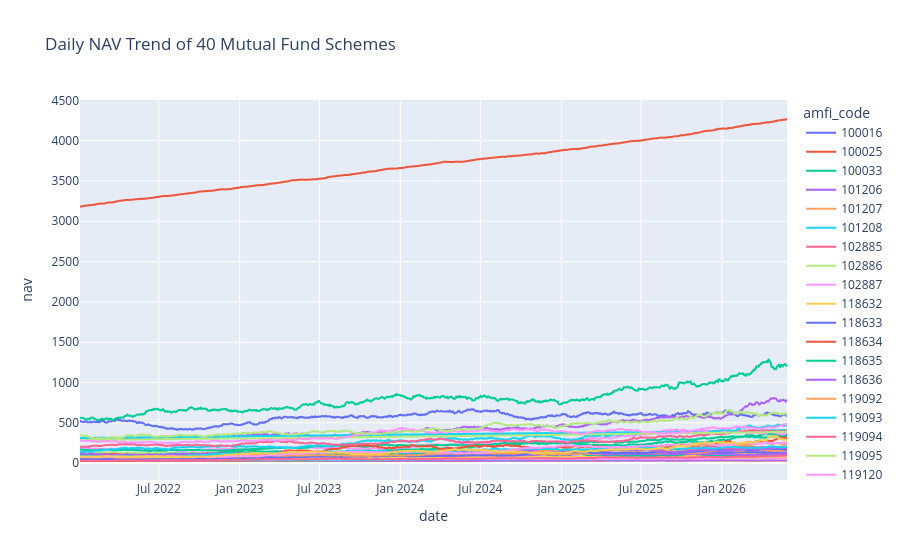

The code cell stored with this chart in its notebook:
### Markdown cell above
# NAV Trend Analysis (2022–2026)

This visualization shows the NAV movement of all mutual fund schemes from 2022 to 2026.

### Code cell
nav["date"] = pd.to_datetime(nav["date"])

fig = px.line(
    nav,
    x="date",
    y="nav",
    color="amfi_code",
    title="Daily NAV Trend of 40 Mutual Fund Schemes"
)

fig.show()

### Figure 1 — Plotly figure (JSON) as saved in the notebook; plotly's stock layout.template omitted (floating-point values rounded to 4 significant figures; data arrays with more than 128 entries replaced by an {"elided": "..."} marker saying what was removed)
{"data": [{"hovertemplate": "amfi_code=100016<br>date=%{x}<br>nav=%{y}<extra></extra>", "legendgroup": "100016", "line": {"color": "#636efa", "dash": "solid"}, "marker": {"symbol": "circle"}, "mode": "lines", "name": "100016", "showlegend": true, "type": "scattergl", "x": {"elided": "1150 str values"}, "xaxis": "x", "y": {"elided": "1150 float values"}, "yaxis": "y"}, {"hovertemplate": "amfi_code=100025<br>date=%{x}<br>nav=%{y}<extra></extra>", "legendgroup": "100025", "line": {"color": "#EF553B", "dash": "solid"}, "marker": {"symbol": "circle"}, "mode": "lines", "name": "100025", "showlegend": true, "type": "scattergl", "x": {"elided": "1150 str values"}, "xaxis": "x", "y": {"elided": "1150 float values"}, "yaxis": "y"}, {"hovertemplate": "amfi_code=100033<br>date=%{x}<br>nav=%{y}<extra></extra>", "legendgroup": "100033", "line": {"color": "#00cc96", "dash": "solid"}, "marker": {"symbol": "circle"}, "mode": "lines", "name": "100033", "showlegend": true, "type": "scattergl", "x": {"elided": "1150 str values"}, "xaxis": "x", "y": {"elided": "1150 float values"}, "yaxis": "y"}, {"hovertemplate": "amfi_code=101206<br>date=%{x}<br>nav=%{y}<extra></extra>", "legendgroup": "101206", "line": {"color": "#ab63fa", "dash": "solid"}, "marker": {"symbol": "circle"}, "mode": "lines", "name": "101206", "showlegend": true, "type": "scattergl", "x": {"elided": "1150 str values"}, "xaxis": "x", "y": {"elided": "1150 float values"}, "yaxis": "y"}, {"hovertemplate": "amfi_code=101207<br>date=%{x}<br>nav=%{y}<extra></extra>", "legendgroup": "101207", "line": {"color": "#FFA15A", "dash": "solid"}, "marker": {"symbol": "circle"}, "mode": "lines", "name": "101207", "showlegend": true, "type": "scattergl", "x": {"elided": "1150 str values"}, "xaxis": "x", "y": {"elided": "1150 float values"}, "yaxis": "y"}, {"hovertemplate": "amfi_code=101208<br>date=%{x}<br>nav=%{y}<extra></extra>", "legendgroup": "101208", "line": {"color": "#19d3f3", "dash": "solid"}, "marker": {"symbol": "circle"}, "mode": "lines", "name": "101208", "showlegend": true, "type": "scattergl", "x": {"elided": "1150 str values"}, "xaxis": "x", "y": {"elided": "1150 float values"}, "yaxis": "y"}, {"hovertemplate": "amfi_code=102885<br>date=%{x}<br>nav=%{y}<extra></extra>", "legendgroup": "102885", "line": {"color": "#FF6692", "dash": "solid"}, "marker": {"symbol": "circle"}, "mode": "lines", "name": "102885", "showlegend": true, "type": "scattergl", "x": {"elided": "1150 str values"}, "xaxis": "x", "y": {"elided": "1150 float values"}, "yaxis": "y"}, {"hovertemplate": "amfi_code=102886<br>date=%{x}<br>nav=%{y}<extra></extra>", "legendgroup": "102886", "line": {"color": "#B6E880", "dash": "solid"}, "marker": {"symbol": "circle"}, "mode": "lines", "name": "102886", "showlegend": true, "type": "scattergl", "x": {"elided": "1150 str values"}, "xaxis": "x", "y": {"elided": "1150 float values"}, "yaxis": "y"}, {"hovertemplate": "amfi_code=102887<br>date=%{x}<br>nav=%{y}<extra></extra>", "legendgroup": "102887", "line": {"color": "#FF97FF", "dash": "solid"}, "marker": {"symbol": "circle"}, "mode": "lines", "name": "102887", "showlegend": true, "type": "scattergl", "x": {"elided": "1150 str values"}, "xaxis": "x", "y": {"elided": "1150 float values"}, "yaxis": "y"}, {"hovertemplate": "amfi_code=118632<br>date=%{x}<br>nav=%{y}<extra></extra>", "legendgroup": "118632", "line": {"color": "#FECB52", "dash": "solid"}, "marker": {"symbol": "circle"}, "mode": "lines", "name": "118632", "showlegend": true, "type": "scattergl", "x": {"elided": "1150 str values"}, "xaxis": "x", "y": {"elided": "1150 float values"}, "yaxis": "y"}, {"hovertemplate": "amfi_code=118633<br>date=%{x}<br>nav=%{y}<extra></extra>", "legendgroup": "118633", "line": {"color": "#636efa", "dash": "solid"}, "marker": {"symbol": "circle"}, "mode": "lines", "name": "118633", "showlegend": true, "type": "scattergl", "x": {"elided": "1150 str values"}, "xaxis": "x", "y": {"elided": "1150 float values"}, "yaxis": "y"}, {"hovertemplate": "amfi_code=118634<br>date=%{x}<br>nav=%{y}<extra></extra>", "legendgroup": "118634", "line": {"color": "#EF553B", "dash": "solid"}, "marker": {"symbol": "circle"}, "mode": "lines", "name": "118634", "showlegend": true, "type": "scattergl", "x": {"elided": "1150 str values"}, "xaxis": "x", "y": {"elided": "1150 float values"}, "yaxis": "y"}, {"hovertemplate": "amfi_code=118635<br>date=%{x}<br>nav=%{y}<extra></extra>", "legendgroup": "118635", "line": {"color": "#00cc96", "dash": "solid"}, "marker": {"symbol": "circle"}, "mode": "lines", "name": "118635", "showlegend": true, "type": "scattergl", "x": {"elided": "1150 str values"}, "xaxis": "x", "y": {"elided": "1150 float values"}, "yaxis": "y"}, {"hovertemplate": "amfi_code=118636<br>date=%{x}<br>nav=%{y}<extra></extra>", "legendgroup": "118636", "line": {"color": "#ab63fa", "dash": "solid"}, "marker": {"symbol": "circle"}, "mode": "lines", "name": "118636", "showlegend": true, "type": "scattergl", "x": {"elided": "1150 str values"}, "xaxis": "x", "y": {"elided": "1150 float values"}, "yaxis": "y"}, {"hovertemplate": "amfi_code=119092<br>date=%{x}<br>nav=%{y}<extra></extra>", "legendgroup": "119092", "line": {"color": "#FFA15A", "dash": "solid"}, "marker": {"symbol": "circle"}, "mode": "lines", "name": "119092", "showlegend": true, "type": "scattergl", "x": {"elided": "1150 str values"}, "xaxis": "x", "y": {"elided": "1150 float values"}, "yaxis": "y"}, {"hovertemplate": "amfi_code=119093<br>date=%{x}<br>nav=%{y}<extra></extra>", "legendgroup": "119093", "line": {"color": "#19d3f3", "dash": "solid"}, "marker": {"symbol": "circle"}, "mode": "lines", "name": "119093", "showlegend": true, "type": "scattergl", "x": {"elided": "1150 str values"}, "xaxis": "x", "y": {"elided": "1150 float values"}, "yaxis": "y"}, {"hovertemplate": "amfi_code=119094<br>date=%{x}<br>nav=%{y}<extra></extra>", "legendgroup": "119094", "line": {"color": "#FF6692", "dash": "solid"}, "marker": {"symbol": "circle"}, "mode": "lines", "name": "119094", "showlegend": true, "type": "scattergl", "x": {"elided": "1150 str values"}, "xaxis": "x", "y": {"elided": "1150 float values"}, "yaxis": "y"}, {"hovertemplate": "amfi_code=119095<br>date=%{x}<br>nav=%{y}<extra></extra>", "legendgroup": "119095", "line": {"color": "#B6E880", "dash": "solid"}, "marker": {"symbol": "circle"}, "mode": "lines", "name": "119095", "showlegend": true, "type": "scattergl", "x": {"elided": "1150 str values"}, "xaxis": "x", "y": {"elided": "1150 float values"}, "yaxis": "y"}, {"hovertemplate": "amfi_code=119120<br>date=%{x}<br>nav=%{y}<extra></extra>", "legendgroup": "119120", "line": {"color": "#FF97FF", "dash": "solid"}, "marker": {"symbol": "circle"}, "mode": "lines", "name": "119120", "showlegend": true, "type": "scattergl", "x": {"elided": "1150 str values"}, "xaxis": "x", "y": {"elided": "1150 float values"}, "yaxis": "y"}, {"hovertemplate": "amfi_code=119551<br>date=%{x}<br>nav=%{y}<extra></extra>", "legendgroup": "119551", "line": {"color": "#FECB52", "dash": "solid"}, "marker": {"symbol": "circle"}, "mode": "lines", "name": "119551", "showlegend": true, "type": "scattergl", "x": {"elided": "1150 str values"}, "xaxis": "x", "y": {"elided": "1150 float values"}, "yaxis": "y"}, {"hovertemplate": "amfi_code=119552<br>date=%{x}<br>nav=%{y}<extra></extra>", "legendgroup": "119552", "line": {"color": "#636efa", "dash": "solid"}, "marker": {"symbol": "circle"}, "mode": "lines", "name": "119552", "showlegend": true, "type": "scattergl", "x": {"elided": "1150 str values"}, "xaxis": "x", "y": {"elided": "1150 float values"}, "yaxis": "y"}, {"hovertemplate": "amfi_code=119598<br>date=%{x}<br>nav=%{y}<extra></extra>", "legendgroup": "119598", "line": {"color": "#EF553B", "dash": "solid"}, "marker": {"symbol": "circle"}, "mode": "lines", "name": "119598", "showlegend": true, "type": "scattergl", "x": {"elided": "1150 str values"}, "xaxis": "x", "y": {"elided": "1150 float values"}, "yaxis": "y"}, {"hovertemplate": "amfi_code=119599<br>date=%{x}<br>nav=%{y}<extra></extra>", "legendgroup": "119599", "line": {"color": "#00cc96", "dash": "solid"}, "marker": {"symbol": "circle"}, "mode": "lines", "name": "119599", "showlegend": true, "type": "scattergl", "x": {"elided": "1150 str values"}, "xaxis": "x", "y": {"elided": "1150 float values"}, "yaxis": "y"}, {"hovertemplate": "amfi_code=120503<br>date=%{x}<br>nav=%{y}<extra></extra>", "legendgroup": "120503", "line": {"color": "#ab63fa", "dash": "solid"}, "marker": {"symbol": "circle"}, "mode": "lines", "name": "120503", "showlegend": true, "type": "scattergl", "x": {"elided": "1150 str values"}, "xaxis": "x", "y": {"elided": "1150 float values"}, "yaxis": "y"}, {"hovertemplate": "amfi_code=120504<br>date=%{x}<br>nav=%{y}<extra></extra>", "legendgroup": "120504", "line": {"color": "#FFA15A", "dash": "solid"}, "marker": {"symbol": "circle"}, "mode": "lines", "name": "120504", "showlegend": true, "type": "scattergl", "x": {"elided": "1150 str values"}, "xaxis": "x", "y": {"elided": "1150 float values"}, "yaxis": "y"}, {"hovertemplate": "amfi_code=120505<br>date=%{x}<br>nav=%{y}<extra></extra>", "legendgroup": "120505", "line": {"color": "#19d3f3", "dash": "solid"}, "marker": {"symbol": "circle"}, "mode": "lines", "name": "120505", "showlegend": true, "type": "scattergl", "x": {"elided": "1150 str values"}, "xaxis": "x", "y": {"elided": "1150 float values"}, "yaxis": "y"}, {"hovertemplate": "amfi_code=120506<br>date=%{x}<br>nav=%{y}<extra></extra>", "legendgroup": "120506", "line": {"color": "#FF6692", "dash": "solid"}, "marker": {"symbol": "circle"}, "mode": "lines", "name": "120506", "showlegend": true, "type": "scattergl", "x": {"elided": "1150 str values"}, "xaxis": "x", "y": {"elided": "1150 float values"}, "yaxis": "y"}, {"hovertemplate": "amfi_code=120507<br>date=%{x}<br>nav=%{y}<extra></extra>", "legendgroup": "120507", "line": {"color": "#B6E880", "dash": "solid"}, "marker": {"symbol": "circle"}, "mode": "lines", "name": "120507", "showlegend": true, "type": "scattergl", "x": {"elided": "1150 str values"}, "xaxis": "x", "y": {"elided": "1150 float values"}, "yaxis": "y"}, {"hovertemplate": "amfi_code=120841<br>date=%{x}<br>nav=%{y}<extra></extra>", "legendgroup": "120841", "line": {"color": "#FF97FF", "dash": "solid"}, "marker": {"symbol": "circle"}, "mode": "lines", "name": "120841", "showlegend": true, "type": "scattergl", "x": {"elided": "1150 str values"}, "xaxis": "x", "y": {"elided": "1150 float values"}, "yaxis": "y"}, {"hovertemplate": "amfi_code=120842<br>date=%{x}<br>nav=%{y}<extra></extra>", "legendgroup": "120842", "line": {"color": "#FECB52", "dash": "solid"}, "marker": {"symbol": "circle"}, "mode": "lines", "name": "120842", "showlegend": true, "type": "scattergl", "x": {"elided": "1150 str values"}, "xaxis": "x", "y": {"elided": "1150 float values"}, "yaxis": "y"}, {"hovertemplate": "amfi_code=120843<br>date=%{x}<br>nav=%{y}<extra></extra>", "legendgroup": "120843", "line": {"color": "#636efa", "dash": "solid"}, "marker": {"symbol": "circle"}, "mode": "lines", "name": "120843", "showlegend": true, "type": "scattergl", "x": {"elided": "1150 str values"}, "xaxis": "x", "y": {"elided": "1150 float values"}, "yaxis": "y"}, {"hovertemplate": "amfi_code=120844<br>date=%{x}<br>nav=%{y}<extra></extra>", "legendgroup": "120844", "line": {"color": "#EF553B", "dash": "solid"}, "marker": {"symbol": "circle"}, "mode": "lines", "name": "120844", "showlegend": true, "type": "scattergl", "x": {"elided": "1150 str values"}, "xaxis": "x", "y": {"elided": "1150 float values"}, "yaxis": "y"}, {"hovertemplate": "amfi_code=125497<br>date=%{x}<br>nav=%{y}<extra></extra>", "legendgroup": "125497", "line": {"color": "#00cc96", "dash": "solid"}, "marker": {"symbol": "circle"}, "mode": "lines", "name": "125497", "showlegend": true, "type": "scattergl", "x": {"elided": "1150 str values"}, "xaxis": "x", "y": {"elided": "1150 float values"}, "yaxis": "y"}, {"hovertemplate": "amfi_code=125498<br>date=%{x}<br>nav=%{y}<extra></extra>", "legendgroup": "125498", "line": {"color": "#ab63fa", "dash": "solid"}, "marker": {"symbol": "circle"}, "mode": "lines", "name": "125498", "showlegend": true, "type": "scattergl", "x": {"elided": "1150 str values"}, "xaxis": "x", "y": {"elided": "1150 float values"}, "yaxis": "y"}, {"hovertemplate": "amfi_code=148567<br>date=%{x}<br>nav=%{y}<extra></extra>", "legendgroup": "148567", "line": {"color": "#FFA15A", "dash": "solid"}, "marker": {"symbol": "circle"}, "mode": "lines", "name": "148567", "showlegend": true, "type": "scattergl", "x": {"elided": "1150 str values"}, "xaxis": "x", "y": {"elided": "1150 float values"}, "yaxis": "y"}, {"hovertemplate": "amfi_code=148568<br>date=%{x}<br>nav=%{y}<extra></extra>", "legendgroup": "148568", "line": {"color": "#19d3f3", "dash": "solid"}, "marker": {"symbol": "circle"}, "mode": "lines", "name": "148568", "showlegend": true, "type": "scattergl", "x": {"elided": "1150 str values"}, "xaxis": "x", "y": {"elided": "1150 float values"}, "yaxis": "y"}, {"hovertemplate": "amfi_code=148569<br>date=%{x}<br>nav=%{y}<extra></extra>", "legendgroup": "148569", "line": {"color": "#FF6692", "dash": "solid"}, "marker": {"symbol": "circle"}, "mode": "lines", "name": "148569", "showlegend": true, "type": "scattergl", "x": {"elided": "1150 str values"}, "xaxis": "x", "y": {"elided": "1150 float values"}, "yaxis": "y"}, {"hovertemplate": "amfi_code=149322<br>date=%{x}<br>nav=%{y}<extra></extra>", "legendgroup": "149322", "line": {"color": "#B6E880", "dash": "solid"}, "marker": {"symbol": "circle"}, "mode": "lines", "name": "149322", "showlegend": true, "type": "scattergl", "x": {"elided": "1150 str values"}, "xaxis": "x", "y": {"elided": "1150 float values"}, "yaxis": "y"}, {"hovertemplate": "amfi_code=149323<br>date=%{x}<br>nav=%{y}<extra></extra>", "legendgroup": "149323", "line": {"color": "#FF97FF", "dash": "solid"}, "marker": {"symbol": "circle"}, "mode": "lines", "name": "149323", "showlegend": true, "type": "scattergl", "x": {"elided": "1150 str values"}, "xaxis": "x", "y": {"elided": "1150 float values"}, "yaxis": "y"}, {"hovertemplate": "amfi_code=149324<br>date=%{x}<br>nav=%{y}<extra></extra>", "legendgroup": "149324", "line": {"color": "#FECB52", "dash": "solid"}, "marker": {"symbol": "circle"}, "mode": "lines", "name": "149324", "showlegend": true, "type": "scattergl", "x": {"elided": "1150 str values"}, "xaxis": "x", "y": {"elided": "1150 float values"}, "yaxis": "y"}], "layout": {"legend": {"title": {"text": "amfi_code"}, "tracegroupgap": 0}, "title": {"text": "Daily NAV Trend of 40 Mutual Fund Schemes"}, "xaxis": {"anchor": "y", "domain": [0, 1], "title": {"text": "date"}}, "yaxis": {"anchor": "x", "domain": [0, 1], "title": {"text": "nav"}}}}
